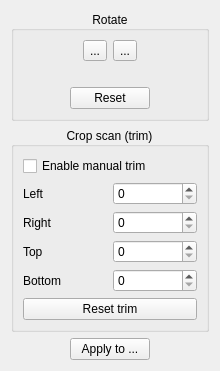
<?xml version="1.0" encoding="UTF-8"?>
<ui version="4.0">
 <class>fix_orientation::OptionsWidget</class>
 <widget class="QWidget" name="fix_orientation::OptionsWidget">
   <property name="geometry">
   <rect>
    <x>0</x>
    <y>0</y>
    <width>220</width>
    <height>340</height>
   </rect>
  </property>
  <property name="windowTitle">
   <string>Form</string>
  </property>
  <layout class="QVBoxLayout">
   <item>
    <widget class="CollapsibleGroupBox" name="rotateGroupBox">
     <property name="title">
      <string>Rotate</string>
     </property>
     <property name="alignment">
      <set>Qt::AlignCenter</set>
     </property>
     <layout class="QVBoxLayout">
      <item>
       <layout class="QHBoxLayout">
        <item>
         <spacer>
          <property name="orientation">
           <enum>Qt::Horizontal</enum>
          </property>
          <property name="sizeHint" stdset="0">
           <size>
            <width>1</width>
            <height>1</height>
           </size>
          </property>
         </spacer>
        </item>
        <item>
         <widget class="QToolButton" name="rotateLeftBtn">
          <property name="text">
           <string>...</string>
          </property>
          <property name="icon">
           <iconset resource="../../../resources/resources.qrc">
            <normaloff>:/icons/object-rotate-left.svg</normaloff>:/icons/object-rotate-left.svg</iconset>
          </property>
          <property name="iconSize">
           <size>
            <width>24</width>
            <height>24</height>
           </size>
          </property>
         </widget>
        </item>
        <item>
         <widget class="QToolButton" name="rotateRightBtn">
          <property name="text">
           <string>...</string>
          </property>
          <property name="icon">
           <iconset resource="../../../resources/resources.qrc">
            <normaloff>:/icons/object-rotate-right.svg</normaloff>:/icons/object-rotate-right.svg</iconset>
          </property>
          <property name="iconSize">
           <size>
            <width>24</width>
            <height>24</height>
           </size>
          </property>
         </widget>
        </item>
        <item>
         <spacer>
          <property name="orientation">
           <enum>Qt::Horizontal</enum>
          </property>
          <property name="sizeHint" stdset="0">
           <size>
            <width>1</width>
            <height>1</height>
           </size>
          </property>
         </spacer>
        </item>
       </layout>
      </item>
      <item>
       <layout class="QHBoxLayout">
        <item>
         <spacer>
          <property name="orientation">
           <enum>Qt::Horizontal</enum>
          </property>
          <property name="sizeHint" stdset="0">
           <size>
            <width>1</width>
            <height>1</height>
           </size>
          </property>
         </spacer>
        </item>
        <item>
         <widget class="QLabel" name="rotationIndicator">
          <property name="text">
           <string/>
          </property>
          <property name="pixmap">
           <pixmap resource="../../../resources/resources.qrc">:/icons/big-up-arrow.svg</pixmap>
          </property>
         </widget>
        </item>
        <item>
         <spacer>
          <property name="orientation">
           <enum>Qt::Horizontal</enum>
          </property>
          <property name="sizeHint" stdset="0">
           <size>
            <width>1</width>
            <height>1</height>
           </size>
          </property>
         </spacer>
        </item>
       </layout>
      </item>
      <item>
       <layout class="QHBoxLayout">
        <item>
         <spacer>
          <property name="orientation">
           <enum>Qt::Horizontal</enum>
          </property>
          <property name="sizeHint" stdset="0">
           <size>
            <width>1</width>
            <height>1</height>
           </size>
          </property>
         </spacer>
        </item>
        <item>
         <widget class="QPushButton" name="resetBtn">
          <property name="text">
           <string>Reset</string>
          </property>
         </widget>
        </item>
        <item>
         <spacer>
          <property name="orientation">
           <enum>Qt::Horizontal</enum>
          </property>
          <property name="sizeHint" stdset="0">
           <size>
            <width>1</width>
            <height>1</height>
           </size>
          </property>
         </spacer>
        </item>
       </layout>
      </item>
     </layout>
    </widget>
   </item>
   <item>
    <widget class="CollapsibleGroupBox" name="trimGroupBox">
     <property name="title">
      <string>Crop scan (trim)</string>
     </property>
     <property name="alignment">
      <set>Qt::AlignCenter</set>
     </property>
     <layout class="QVBoxLayout">
      <item>
       <widget class="QCheckBox" name="trimEnabledCheck">
        <property name="text">
         <string>Enable manual trim</string>
        </property>
       </widget>
      </item>
      <item>
       <layout class="QGridLayout">
        <item row="0" column="0">
         <widget class="QLabel" name="labelTrimLeft">
          <property name="text">
           <string>Left</string>
          </property>
         </widget>
        </item>
        <item row="0" column="1">
         <widget class="QSpinBox" name="trimLeftSpin">
          <property name="maximum">
           <number>999999</number>
          </property>
         </widget>
        </item>
        <item row="1" column="0">
         <widget class="QLabel" name="labelTrimRight">
          <property name="text">
           <string>Right</string>
          </property>
         </widget>
        </item>
        <item row="1" column="1">
         <widget class="QSpinBox" name="trimRightSpin">
          <property name="maximum">
           <number>999999</number>
          </property>
         </widget>
        </item>
        <item row="2" column="0">
         <widget class="QLabel" name="labelTrimTop">
          <property name="text">
           <string>Top</string>
          </property>
         </widget>
        </item>
        <item row="2" column="1">
         <widget class="QSpinBox" name="trimTopSpin">
          <property name="maximum">
           <number>999999</number>
          </property>
         </widget>
        </item>
        <item row="3" column="0">
         <widget class="QLabel" name="labelTrimBottom">
          <property name="text">
           <string>Bottom</string>
          </property>
         </widget>
        </item>
        <item row="3" column="1">
         <widget class="QSpinBox" name="trimBottomSpin">
          <property name="maximum">
           <number>999999</number>
          </property>
         </widget>
        </item>
       </layout>
      </item>
      <item>
       <widget class="QPushButton" name="resetTrimBtn">
        <property name="text">
         <string>Reset trim</string>
        </property>
       </widget>
      </item>
     </layout>
    </widget>
   </item>
   <item>
    <layout class="QHBoxLayout">
     <item>
      <spacer>
       <property name="orientation">
        <enum>Qt::Horizontal</enum>
       </property>
       <property name="sizeHint" stdset="0">
        <size>
         <width>1</width>
         <height>1</height>
        </size>
       </property>
      </spacer>
     </item>
     <item>
      <widget class="QPushButton" name="applyToBtn">
       <property name="text">
        <string>Apply to ...</string>
       </property>
      </widget>
     </item>
     <item>
      <spacer>
       <property name="orientation">
        <enum>Qt::Horizontal</enum>
       </property>
       <property name="sizeHint" stdset="0">
        <size>
         <width>1</width>
         <height>1</height>
        </size>
       </property>
      </spacer>
     </item>
    </layout>
   </item>
   <item>
    <spacer>
     <property name="orientation">
      <enum>Qt::Vertical</enum>
     </property>
     <property name="sizeHint" stdset="0">
      <size>
       <width>1</width>
       <height>1</height>
      </size>
     </property>
    </spacer>
   </item>
  </layout>
 </widget>
 <customwidgets>
  <customwidget>
   <class>CollapsibleGroupBox</class>
   <extends>QGroupBox</extends>
   <header location="global">CollapsibleGroupBox.h</header>
   <container>1</container>
  </customwidget>
 </customwidgets>
 <resources>
  <include location="../../../resources/resources.qrc"/>
 </resources>
 <connections/>
</ui>
